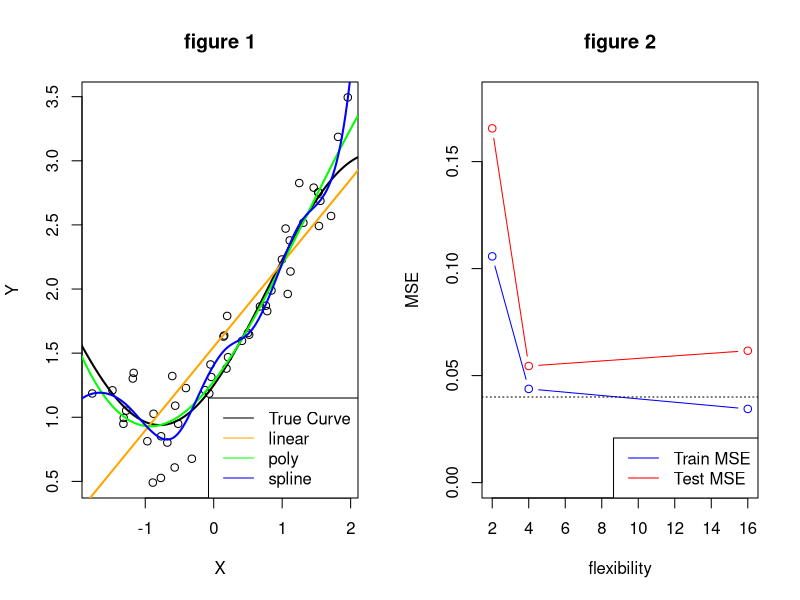
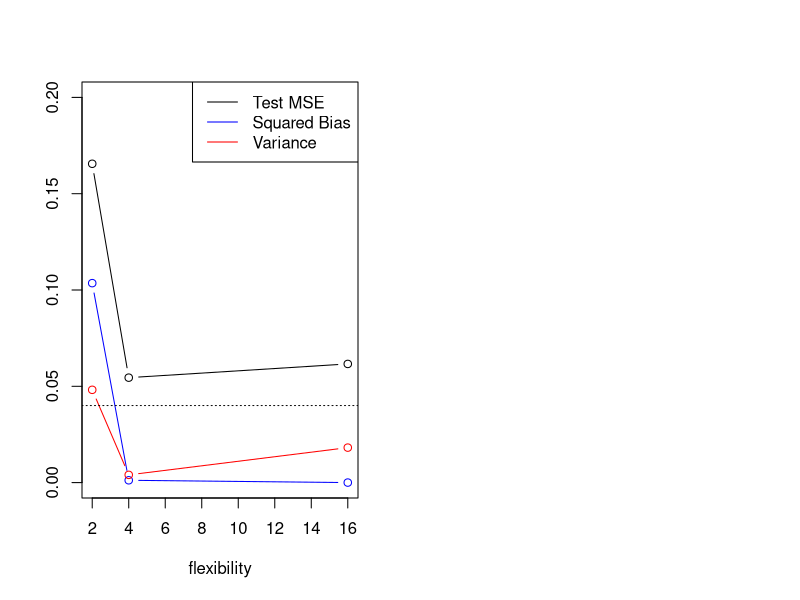

These figures' R source, in order:
## ---- chunk 1
knitr::opts_chunk$set(echo = TRUE)
## ---- chunk 2
#1
#generate train and test data independently
#training data
library(MASS)
set.seed(100)
n_train <- 50
train_x <- matrix(runif(n_train, -2, 2), nrow = n_train)
train_y <- 2 + 0.75*sin(train_x) - 0.75*cos(train_x) + rnorm(n_train, 0, 0.2)
#testing set
set.seed(2)
n_test <- 50
test_x <- matrix(runif(n_test, -2, 2), nrow = n_test)
test_y <- 2 + 0.75*sin(test_x) - 0.75*cos(test_x) + rnorm(n_test, 0, 0.2)
## ---- chunk 3
#2
#fit a linear curve
train_x2 <- cbind(rep(1, times = 50), train_x)
test_x2 <- cbind(rep(1, times = 50), test_x)
beta <- solve(t(train_x2)%*%train_x2)%*%t(train_x2)%*%train_y
cat('beta0 and beta1:', beta)
## ---- chunk 4
#calculate MSE
MSE_train <- (1/50)*sum((train_y - train_x2 %*% beta)^2)
MSE_test <- (1/50)*sum((test_y - test_x2 %*% beta)^2)
cat('MSE based on training data:', MSE_train)
cat('MSE based on testing data:', MSE_test)
## ---- chunk 5
#3
#add some quardratic term
train_x3 <- cbind(rep(1, times = 50), train_x, train_x^2, train_x^3)
test_x3 <- cbind(rep(1, times = 50), test_x, test_x^2, test_x^3)
beta_poly <- solve(t(train_x3)%*%train_x3)%*%t(train_x3)%*%train_y
cat('polynomial curve beta:', beta_poly)
## ---- chunk 6
#calculate MSE
MSE_poly_train <- (1/50)*sum((train_y - train_x3 %*% beta_poly)^2)
MSE_poly_test <- (1/50)*sum((test_y - test_x3 %*% beta_poly)^2)
cat('MSE based on training data:', MSE_poly_train)
cat('MSE based on testing data:', MSE_poly_test)
## ---- chunk 7
#4
#fit a spline curve
#k = 3, m = 12
nknots <- 12
mat.tpb <- function(x, nknots){
  n <- length(x)
  knots <- seq(-2, 2, len = nknots)
  zb <- cbind(1, x, x^2, x^3)
  zt <- matrix(NA, nrow = n, ncol = nknots)
  for(i in 1:nknots){
    zt[, i] <- ifelse(x > knots[i], (x - knots[i])^3, 0)
  }
  cbind(zb, zt)
}
train_x4 <- mat.tpb(train_x, nknots)
test_x4 <- mat.tpb(test_x, nknots)
#design matrix is not full rank -> use ginv
beta_spline <- ginv(t(train_x4) %*% train_x4) %*% t(train_x4) %*% train_y 
cat('spline curve beta:', beta_spline)
## ---- chunk 8
#calculate MSE
MSE_spline_train <- (1/50)*sum((train_y - train_x4 %*% beta_spline)^2)
MSE_spline_test <- (1/50)*sum((test_y - test_x4 %*% beta_spline)^2)
cat('MSE based on training data:', MSE_spline_train)
cat('MSE based on testing data:', MSE_spline_test)
## ---- chunk 9
#5
#a1
#generate -3~3 sample pts
x0 <- seq(-3, 3, len = 1000)
#plot
par(mfrow=c(1,2))
plot(train_x, train_y, xlab = "X", ylab = "Y", main = "figure 1") 
lines(x0, 2 + 0.75*sin(x0) - 0.75*cos(x0), col = 'black', lwd = 2)
lines(x0, cbind(rep(1, times = 1000), x0) %*% beta, col = 'orange', lwd = 2)
lines(x0, cbind(rep(1, times = 1000), x0, x0^2, x0^3) %*% beta_poly, col = 'green', lwd = 2)
lines(x0, mat.tpb(x0, nknots) %*% beta_spline, col = 'blue', lwd = 2)
legend("bottomright", legend = c('True Curve', 'linear', 'poly', 'spline'),
       lty = c(1, 1, 1, 1), col = c('black', 'orange', 'green', 'blue'), cex = 1)
#a2
#set the flexibility to level 1, 2, 3 -> linear, poly, spline
plot(c(2, 4, 16), c(MSE_train, MSE_poly_train, MSE_spline_train), col = 'blue',
     ylim = c(0, 0.18), main = 'figure 2', xlab = 'flexibility', ylab = 'MSE', type = 'b')
lines(c(2, 4, 16), c(MSE_test, MSE_poly_test, MSE_spline_test), col = 'red', type = 'b')
abline(h = 0.04, lty = 3)
legend("bottomright", legend = c('Train MSE', 'Test MSE'), lty = c(1, 1), col = c('blue', 'red'), cex = 1)
## ---- chunk 10
#6
#calculate each f hat and their expectation
linear_f <- matrix(0, nrow = 50, ncol = 1000)
poly_f <- matrix(0, nrow = 50, ncol = 1000)
spline_f <- matrix(0, nrow = 50, ncol = 1000)

for(i in 1:1000){
  x_b <- runif(n_train, -2, 2)
  y_b <- 2 + 0.75*sin(x_b) - 0.75*cos(x_b) + rnorm(n_train, 0, 0.2)
  model_1 <- lm(y_b ~ x_b)
  linear_f[, i] <- predict(model_1, data.frame(x_b = test_x))
  model_2 <- lm(y_b ~ x_b + I(x_b^2) + I(x_b^3))
  poly_f[, i] <- predict(model_2, data.frame(x_b = test_x))
  z_b <- mat.tpb(x_b, nknots)
  model_3 <- ginv(t(z_b) %*% z_b) %*% t(z_b) %*% y_b
  spline_f[, i] <- mat.tpb(test_x, nknots) %*% model_3
} 
#calculate bias^2 and variance
#bias^2
linear_bias <- mean((2 + 0.75*sin(test_x) - 0.75*cos(test_x) - apply(linear_f, 1, mean))^2)
poly_bias <- mean((2 + 0.75*sin(test_x) - 0.75*cos(test_x) - apply(poly_f, 1, mean))^2)
spline_bias <- mean((2 + 0.75*sin(test_x) - 0.75*cos(test_x) - apply(spline_f, 1, mean))^2)
#variance
linear_variance <- mean((test_x2 %*% beta - apply(linear_f, 1, mean))^2)
poly_variance <- mean((test_x3 %*% beta_poly - apply(poly_f, 1, mean))^2)
spline_variance <- mean((test_x4 %*% beta_spline - apply(spline_f, 1, mean))^2)
all <- data.frame(c(linear_bias, poly_bias, spline_bias), c(linear_variance, poly_variance, spline_variance), 
                  c(MSE_test, MSE_poly_test, MSE_spline_test), row.names = c('Linear', 'Poly', 'Spline'))
colnames(all) <- c('Squared Bias', 'Variance', 'MSE based on testing data')
all
## ---- chunk 11
#plot
plot(c(2, 4, 16), c(MSE_test, MSE_poly_test, MSE_spline_test), col = 'black', type = 'b',
     xlab = 'flexibility', ylab = '', ylim = c(0, 0.2))
lines(c(2, 4, 16), c(linear_bias, poly_bias, spline_bias), col = 'blue', type = 'b')
lines(c(2, 4, 16), c(linear_variance, poly_variance, spline_variance), col = 'red', type = 'b')
abline(h = 0.04, lty = 3)
legend("topright", legend = c('Test MSE', 'Squared Bias', 'Variance'), lty = c(1, 1, 1), col = c('black', 'blue', 'red'), cex = 1)
## ---- chunk 12
#diff between testing MSE and bias + variance
diff_linear <- MSE_test - linear_bias - linear_variance
diff_poly <- MSE_poly_test - poly_bias - poly_variance
diff_spline <- MSE_spline_test - spline_bias - spline_variance
diff1 <- data.frame(diff_linear, diff_poly, diff_spline, row.names = '') 
diff1
## ---- chunk 13
#the diff did not converge to 0.04 because the test set is too small
#when we have 5000 testing set
set.seed(2)
n_test_new <- 5000
test_x_new <- matrix(runif(n_test_new, -2, 2), nrow = n_test_new)
test_y_new <- 2 + 0.75*sin(test_x_new) - 0.75*cos(test_x_new) + rnorm(n_test_new, 0, 0.2)
#calculate the bias and variance again
linear_f_new <- matrix(0, nrow = n_test_new, ncol = 1000)
poly_f_new <- matrix(0, nrow = n_test_new, ncol = 1000)
spline_f_new <- matrix(0, nrow = n_test_new, ncol = 1000)

for(i in 1:1000){
  x_b <- runif(n_train, -2, 2)
  y_b <- 2 + 0.75*sin(x_b) - 0.75*cos(x_b) + rnorm(n_train, 0, 0.2)
  model_1 <- lm(y_b ~ x_b)
  linear_f_new[, i] <- predict(model_1, data.frame(x_b = test_x_new))
  model_2 <- lm(y_b ~ x_b + I(x_b^2) + I(x_b^3))
  poly_f_new[, i] <- predict(model_2, data.frame(x_b = test_x_new))
  z_b <- mat.tpb(x_b, nknots)
  model_3 <- ginv(t(z_b) %*% z_b) %*% t(z_b) %*% y_b
  spline_f_new[, i] <- mat.tpb(test_x_new, nknots) %*% model_3
} 
#calculate bias^2 and variance
#bias^2
linear_bias_new <- mean((2 + 0.75*sin(test_x_new) - 0.75*cos(test_x_new) - apply(linear_f_new, 1, mean))^2)
poly_bias_new <- mean((2 + 0.75*sin(test_x_new) - 0.75*cos(test_x_new) - apply(poly_f_new, 1, mean))^2)
spline_bias_new <- mean((2 + 0.75*sin(test_x_new) - 0.75*cos(test_x_new) - apply(spline_f_new, 1, mean))^2)
#variance
linear_variance_new <- mean((cbind(rep(1, times = 5000), test_x_new) %*% beta - apply(linear_f_new, 1, mean))^2)
poly_variance_new <- mean((cbind(rep(1, times = 5000), test_x_new, test_x_new^2, test_x_new^3) %*% beta_poly - apply(poly_f_new, 1, mean))^2)
spline_variance_new <- mean((mat.tpb(test_x_new, nknots) %*% beta_spline - apply(spline_f_new, 1, mean))^2)
#new testing MSE
MSE_test_new <- (1/n_test_new)*sum((test_y_new - cbind(rep(1, times = 5000), test_x_new) %*% beta)^2)
MSE_poly_test_new <- (1/n_test_new)*sum((test_y_new - cbind(rep(1, times = 5000), test_x_new, test_x_new^2, test_x_new^3) %*% beta_poly)^2)
MSE_spline_test_new <- (1/n_test_new)*sum((test_y_new - mat.tpb(test_x_new, nknots) %*% beta_spline)^2)
#diff between testing MSE and bias + variance
diff_linear_new <- MSE_test_new - linear_bias_new - linear_variance_new
diff_poly_new <- MSE_poly_test_new - poly_bias_new - poly_variance_new
diff_spline_new <- MSE_spline_test_new - spline_bias_new - spline_variance_new
diff2 <- data.frame(diff_linear_new, diff_poly_new, diff_spline_new, row.names = '') 
diff2
